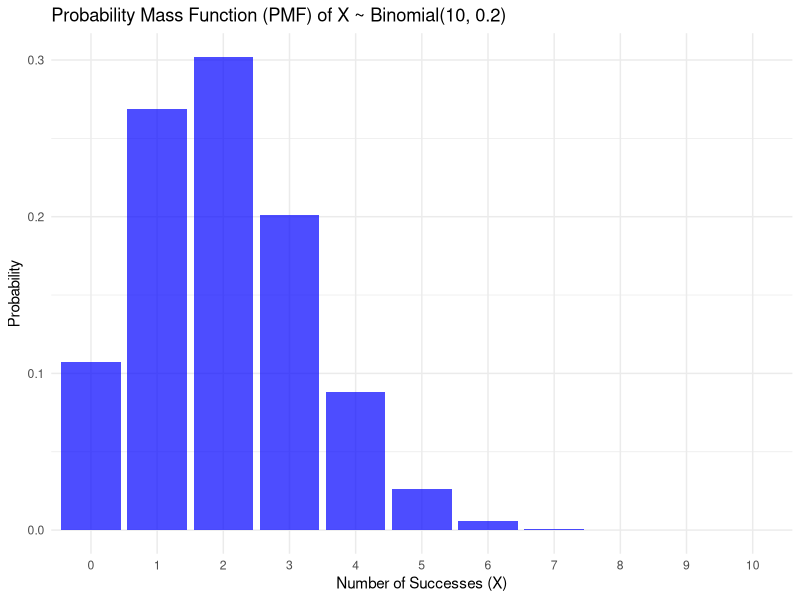
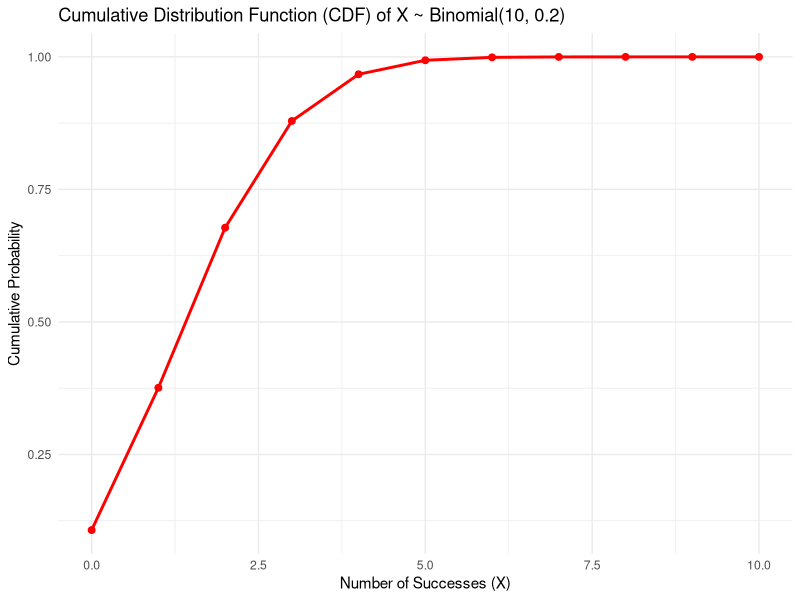
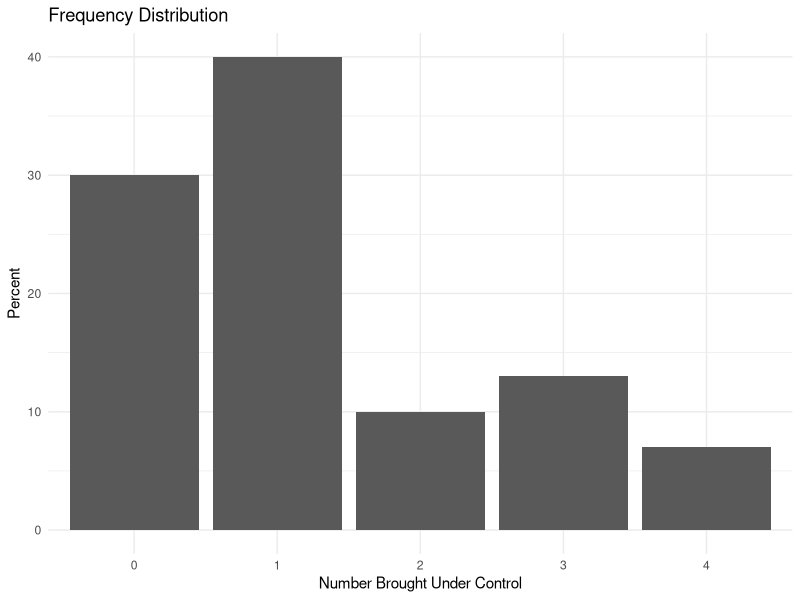
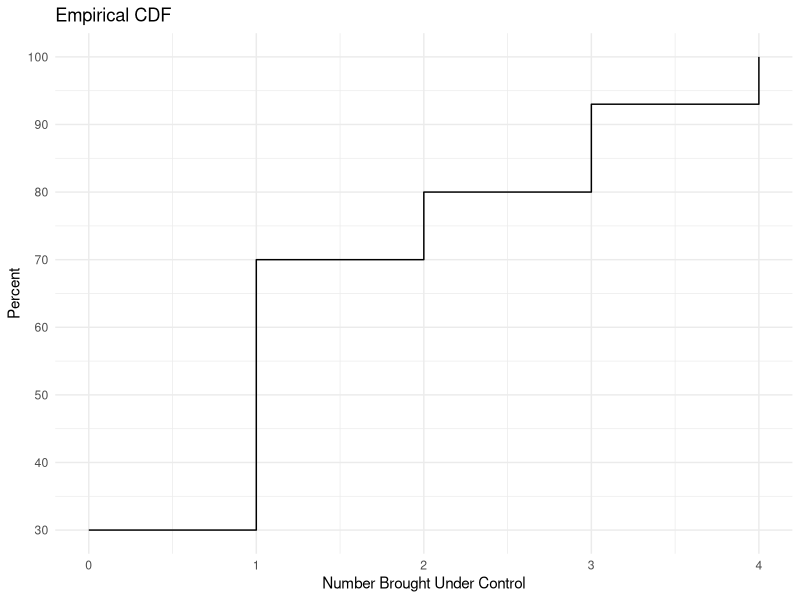
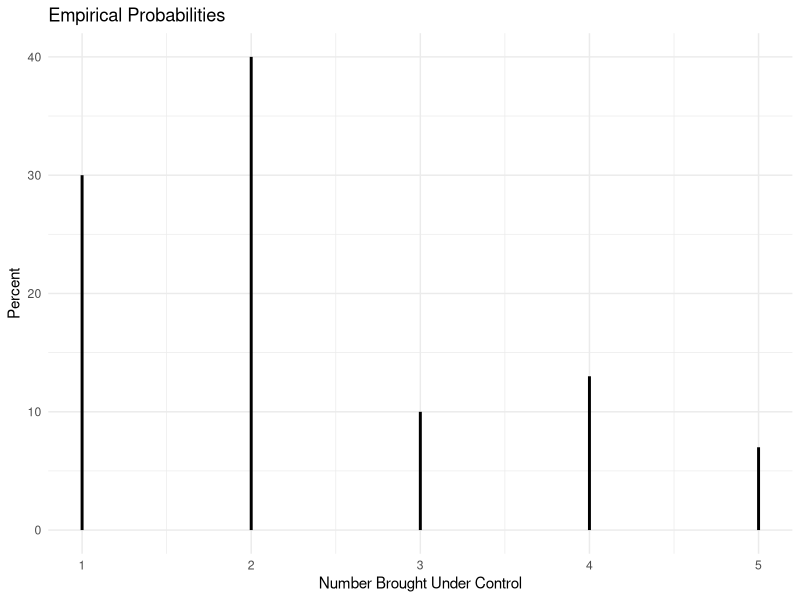

These figures' R source, in order:
## ---- chunk 1

# Given parameters
n <- 5  # number of phlebotomists
p <- 0.3  # probability of developing Hepatitis B

## ---- chunk 2

mean_X <- n * p
mean_X

## ---- chunk 3

sd_X <- sqrt(n * p * (1 - p))
sd_X

## ---- chunk 4

num_orderings <- factorial(n)
num_orderings

## ---- chunk 5

num_combinations <- choose(n, 1)
num_combinations

## ---- chunk 6

prob_exactly_one <- dbinom(1, size = n, prob = p)
prob_exactly_one

## ---- chunk 7

prob_none <- dbinom(0, size = n, prob = p)
prob_none

## ---- chunk 8

prob_no_more_than_one <- pbinom(1, size = n, prob = p)
prob_no_more_than_one

## ---- chunk 9

prob_at_least_three <- pbinom(2, size = n, prob = p, lower.tail = FALSE)
prob_at_least_three

## ---- chunk 10

# Load functions from ggplot2
library(ggplot2)

# X ~ Binomial(10, 0.2)

n <- 10   # number of trials
p <- 0.2  # probability of success

## ---- chunk 11

# Generate the range of possible outcomes for X
x_values <- 0:n

# Compute the PMF and CDF
pmf_values <- dbinom(x_values, size = n, prob = p)
cdf_values <- pbinom(x_values, size = n, prob = p)

## ---- chunk 12

library(tibble)

# Create a data frame for plotting
data_gg <- tibble(
  x = x_values,
  pmf = pmf_values,
  cdf = cdf_values
)

## ---- chunk 13
ggplot(data_gg, aes(x = factor(x), y = pmf)) +
  geom_bar(stat = "identity", fill = "blue", alpha = 0.7) +
  labs(title = "Probability Mass Function (PMF) of X ~ Binomial(10, 0.2)",
       x = "Number of Successes (X)",
       y = "Probability") +
  theme_minimal()

## ---- chunk 14

ggplot(data_gg, aes(x = x, y = cdf)) +
  geom_line(color = "red", size = 1) +
  geom_point(color = "red", size = 2) +
  labs(title = "Cumulative Distribution Function (CDF) of X ~ Binomial(10, 0.2)",
       x = "Number of Successes (X)",
       y = "Cumulative Probability") +
  theme_minimal()

## ---- chunk 15

library(readxl)

htn <- read_xlsx("data/htn.xlsx")

htn

## ---- chunk 16

# Calculate frequency distribution
freq_dist <- as.data.frame(table(htn$num_control))

names(freq_dist) <- c("num_control", "Frequency")

# Calculate percentage
freq_dist$Percent <- (freq_dist$Frequency / sum(freq_dist$Frequency)) * 100

# Plot frequency distribution
ggplot(freq_dist) +
  aes(x = as.factor(num_control), y = Percent) +
  geom_bar(stat = "identity") +
  labs(title = "Frequency Distribution", 
       x = "Number Brought Under Control", 
       y = "Percent") +
  theme_minimal()


## ---- chunk 17

# Calculate empirical CDF
ecdf_func <- ecdf(htn$num_control)

# Create a data frame for plotting
cdf_data <- data.frame(num_control = unique(htn$num_control),
                       cum_pct = ecdf_func(unique(htn$num_control)) * 100)

# Plot empirical CDF
ggplot(cdf_data, aes(x = num_control, y = cum_pct)) +
  geom_step() +
  labs(title = "Empirical CDF",
       x = "Number Brought Under Control",
       y = "Percent") +
  scale_y_continuous(breaks = seq(0, 100, by = 10)) +
  theme_minimal()


## ---- chunk 18

# Needle plot for frequency distribution
ggplot(freq_dist, aes(x = as.numeric(num_control), y = Percent)) +
  geom_segment(aes(xend = as.numeric(num_control), yend = 0), size = 1) +
  labs(title = "Empirical Probabilities", 
       x = "Number Brought Under Control", 
       y = "Percent") +
  theme_minimal()

## ---- chunk 19

# Average rate per minute
lambda_per_minute <- 300 / 60

prob_no_vehicles <- dpois(0, lambda_per_minute)
prob_no_vehicles

## ---- chunk 20

expected_vehicles <- lambda_per_minute * 2
expected_vehicles

## ---- chunk 21

prob_at_most_5 <- ppois(5, lambda_per_minute * 2)
prob_at_most_5

## ---- chunk 22

prob_more_than_20 <- 1 - ppois(20, lambda_per_minute * 2)
prob_more_than_20

